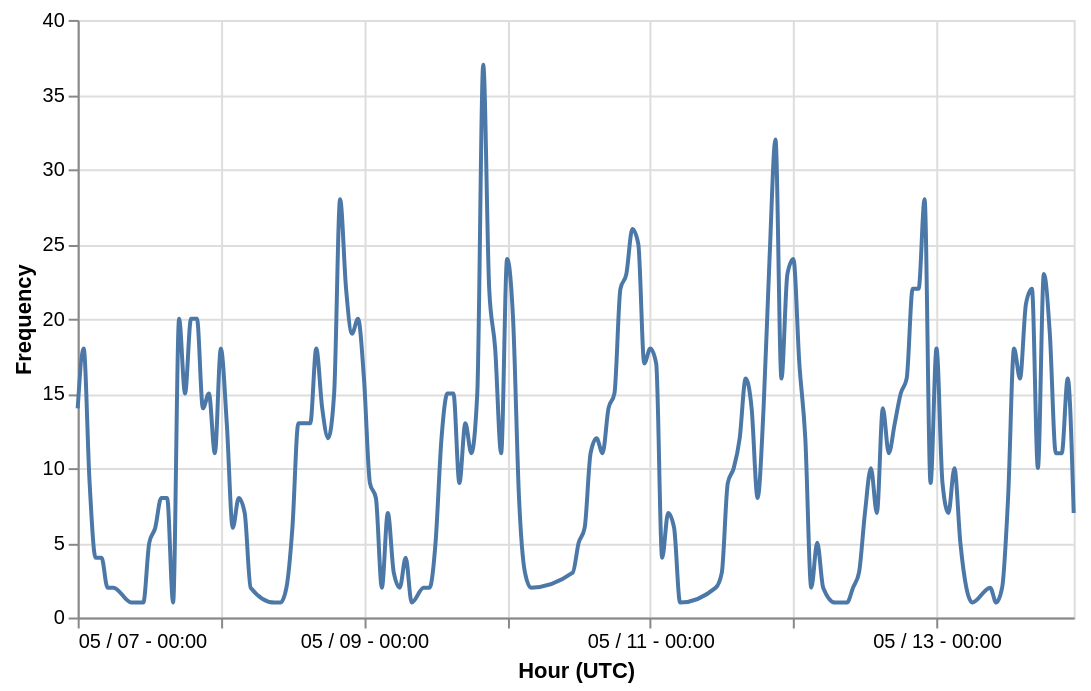

Write the Vega-Lite specification saved for this chart.
### Vega-Lite specification from a JSON file in a GitHub repository (floating-point values rounded to 4 significant figures; data arrays with more than 128 entries replaced by an {"elided": "..."} marker saying what was removed)
{"$schema": "https://vega.github.io/schema/vega-lite/v2.json", "description": "A time series chart with embedded data.", "width": 500, "data": {"values": {"elided": "1290 records"}}, "mark": {"type": "line", "interpolate": "monotone"}, "encoding": {"x": {"timeUnit": "yearmonthdatehoursminutes", "field": "time_ymdh", "type": "temporal", "axis": {"format": "%m / %d - %H:00", "title": "Hour (UTC)", "tickCount": 7}}, "y": {"aggregate": "sum", "field": "freq", "type": "quantitative", "axis": {"title": "Frequency"}}}}
